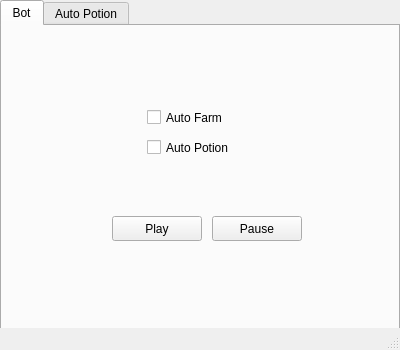
<?xml version="1.0" encoding="UTF-8"?>
<ui version="4.0">
 <class>OrnaBot</class>
 <widget class="QMainWindow" name="OrnaBot">
  <property name="geometry">
   <rect>
    <x>0</x>
    <y>0</y>
    <width>400</width>
    <height>350</height>
   </rect>
  </property>
  <property name="windowTitle">
   <string>OrnaBot</string>
  </property>
  <property name="windowIcon">
   <iconset>
    <normaloff>../outros/icon.png</normaloff>../outros/icon.png</iconset>
  </property>
  <widget class="QWidget" name="centralWidget">
   <widget class="QTabWidget" name="tabWidget">
    <property name="geometry">
     <rect>
      <x>0</x>
      <y>0</y>
      <width>400</width>
      <height>350</height>
     </rect>
    </property>
    <property name="cursor">
     <cursorShape>ArrowCursor</cursorShape>
    </property>
    <property name="currentIndex">
     <number>0</number>
    </property>
    <widget class="QWidget" name="tab">
     <property name="cursor">
      <cursorShape>ArrowCursor</cursorShape>
     </property>
     <attribute name="title">
      <string>Bot</string>
     </attribute>
     <widget class="QCheckBox" name="checkBox_7">
      <property name="geometry">
       <rect>
        <x>145</x>
        <y>80</y>
        <width>110</width>
        <height>23</height>
       </rect>
      </property>
      <property name="text">
       <string>Auto Farm</string>
      </property>
     </widget>
     <widget class="QCheckBox" name="checkBox_8">
      <property name="geometry">
       <rect>
        <x>145</x>
        <y>110</y>
        <width>110</width>
        <height>23</height>
       </rect>
      </property>
      <property name="text">
       <string>Auto Potion</string>
      </property>
     </widget>
     <widget class="QPushButton" name="pushButton">
      <property name="geometry">
       <rect>
        <x>110</x>
        <y>190</y>
        <width>90</width>
        <height>25</height>
       </rect>
      </property>
      <property name="text">
       <string>Play</string>
      </property>
     </widget>
     <widget class="QPushButton" name="pushButton_2">
      <property name="geometry">
       <rect>
        <x>210</x>
        <y>190</y>
        <width>90</width>
        <height>25</height>
       </rect>
      </property>
      <property name="text">
       <string>Pause</string>
      </property>
     </widget>
    </widget>
    <widget class="QWidget" name="tab_2">
     <property name="cursor">
      <cursorShape>ArrowCursor</cursorShape>
     </property>
     <attribute name="title">
      <string>Auto Potion</string>
     </attribute>
     <widget class="QGroupBox" name="groupBox">
      <property name="geometry">
       <rect>
        <x>75</x>
        <y>25</y>
        <width>250</width>
        <height>250</height>
       </rect>
      </property>
      <property name="title">
       <string/>
      </property>
      <property name="alignment">
       <set>Qt::AlignCenter</set>
      </property>
      <property name="flat">
       <bool>false</bool>
      </property>
      <widget class="QCheckBox" name="checkBox">
       <property name="geometry">
        <rect>
         <x>50</x>
         <y>40</y>
         <width>151</width>
         <height>23</height>
        </rect>
       </property>
       <property name="cursor">
        <cursorShape>PointingHandCursor</cursorShape>
       </property>
       <property name="text">
        <string>Occult Candle</string>
       </property>
      </widget>
      <widget class="QCheckBox" name="checkBox_2">
       <property name="geometry">
        <rect>
         <x>50</x>
         <y>70</y>
         <width>131</width>
         <height>23</height>
        </rect>
       </property>
       <property name="cursor">
        <cursorShape>PointingHandCursor</cursorShape>
       </property>
       <property name="text">
        <string>Affinity Candle</string>
       </property>
      </widget>
      <widget class="QCheckBox" name="checkBox_3">
       <property name="geometry">
        <rect>
         <x>50</x>
         <y>100</y>
         <width>121</width>
         <height>23</height>
        </rect>
       </property>
       <property name="cursor">
        <cursorShape>PointingHandCursor</cursorShape>
       </property>
       <property name="text">
        <string>Dowsing Rod</string>
       </property>
      </widget>
      <widget class="QCheckBox" name="checkBox_4">
       <property name="geometry">
        <rect>
         <x>50</x>
         <y>130</y>
         <width>111</width>
         <height>23</height>
        </rect>
       </property>
       <property name="cursor">
        <cursorShape>PointingHandCursor</cursorShape>
       </property>
       <property name="text">
        <string>Exp Potion</string>
       </property>
      </widget>
      <widget class="QCheckBox" name="checkBox_5">
       <property name="geometry">
        <rect>
         <x>50</x>
         <y>160</y>
         <width>121</width>
         <height>23</height>
        </rect>
       </property>
       <property name="cursor">
        <cursorShape>PointingHandCursor</cursorShape>
       </property>
       <property name="text">
        <string>Lucky Coin</string>
       </property>
      </widget>
      <widget class="QCheckBox" name="checkBox_6">
       <property name="geometry">
        <rect>
         <x>50</x>
         <y>190</y>
         <width>141</width>
         <height>23</height>
        </rect>
       </property>
       <property name="cursor">
        <cursorShape>PointingHandCursor</cursorShape>
       </property>
       <property name="text">
        <string>Lucky Silver Coin</string>
       </property>
      </widget>
      <widget class="QLabel" name="label">
       <property name="geometry">
        <rect>
         <x>50</x>
         <y>0</y>
         <width>150</width>
         <height>20</height>
        </rect>
       </property>
       <property name="font">
        <font>
         <pointsize>15</pointsize>
        </font>
       </property>
       <property name="text">
        <string>Set To Use</string>
       </property>
       <property name="alignment">
        <set>Qt::AlignCenter</set>
       </property>
      </widget>
     </widget>
    </widget>
   </widget>
  </widget>
  <widget class="QStatusBar" name="statusBar"/>
 </widget>
 <layoutdefault spacing="6" margin="11"/>
 <resources/>
 <connections/>
</ui>
